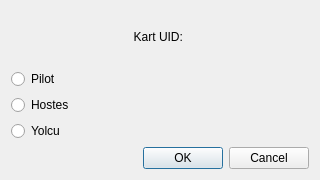
<?xml version="1.0" encoding="UTF-8"?>
<ui version="4.0">
 <class>AssignRole_Dialog</class>
 <widget class="QDialog" name="AssignRole_Dialog">
  <property name="geometry">
   <rect>
    <x>0</x>
    <y>0</y>
    <width>320</width>
    <height>180</height>
   </rect>
  </property>
  <layout class="QVBoxLayout" name="verticalLayout">
   <item>
    <widget class="QLabel" name="labelUid">
     <property name="text">
      <string>Kart UID: </string>
     </property>
     <property name="alignment">
      <set>Qt::AlignCenter</set>
     </property>
    </widget>
   </item>
   <item>
    <widget class="QRadioButton" name="radioPilot">
     <property name="text">
      <string>Pilot</string>
     </property>
    </widget>
   </item>
   <item>
    <widget class="QRadioButton" name="radioHostess">
     <property name="text">
      <string>Hostes</string>
     </property>
    </widget>
   </item>
   <item>
    <widget class="QRadioButton" name="radioPassenger">
     <property name="text">
      <string>Yolcu</string>
     </property>
    </widget>
   </item>
   <item>
    <widget class="QDialogButtonBox" name="buttonBox">
     <property name="standardButtons">
      <set>QDialogButtonBox::Cancel|QDialogButtonBox::Ok</set>
     </property>
    </widget>
   </item>
  </layout>
 </widget>
 <resources/>
 <connections/>
</ui> 
